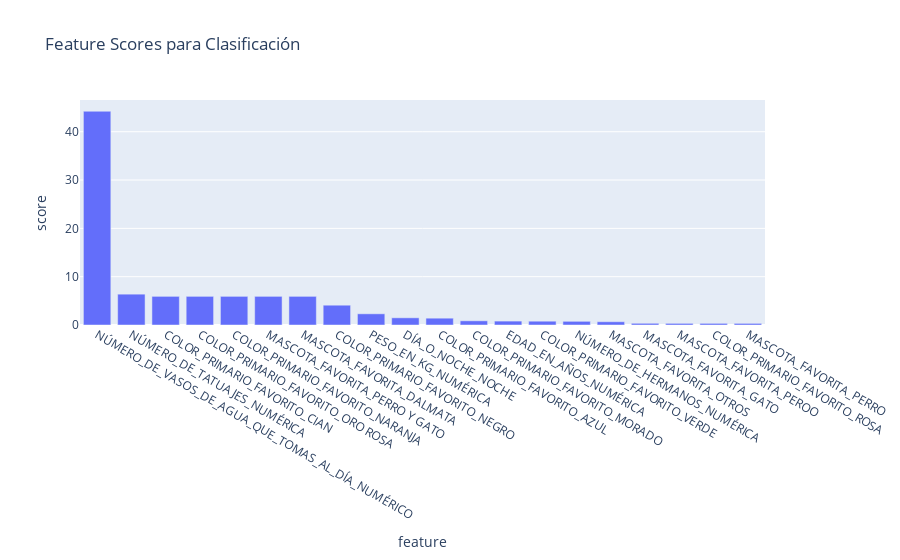

The code cell stored with this chart in its notebook:
### Code cell
# Visualizar scores de features
fig = px.bar(
    df_scores_class.reset_index().head(20).rename(columns={"index": "feature"}), 
    x="feature", 
    y="score", 
    title="Feature Scores para Clasificación"
)
fig.update_layout(xaxis={'categoryorder':'total descending'})
fig.show()

### Figure 1 — Plotly figure (JSON) as saved in the notebook; plotly's stock layout.template omitted (floating-point values rounded to 4 significant figures)
{"data": [{"hovertemplate": "feature=%{x}<br>score=%{y}<extra></extra>", "legendgroup": "", "marker": {"color": "#636efa", "pattern": {"shape": ""}}, "name": "", "orientation": "v", "showlegend": false, "textposition": "auto", "type": "bar", "x": ["NÚMERO_DE_VASOS_DE_AGUA_QUE_TOMAS_AL_DÍA_NUMÉRICO", "NÚMERO_DE_TATUAJES_NUMÉRICA", "COLOR_PRIMARIO_FAVORITO_CIAN", "COLOR_PRIMARIO_FAVORITO_ORO ROSA", "COLOR_PRIMARIO_FAVORITO_NARANJA", "MASCOTA_FAVORITA_PERRO Y GATO", "MASCOTA_FAVORITA_DALMATA", "COLOR_PRIMARIO_FAVORITO_NEGRO", "PESO_EN_KG_NUMÉRICA", "DÍA_O_NOCHE_NOCHE", "COLOR_PRIMARIO_FAVORITO_AZUL", "COLOR_PRIMARIO_FAVORITO_MORADO", "EDAD_EN_AÑOS_NUMÉRICA", "COLOR_PRIMARIO_FAVORITO_VERDE", "NÚMERO_DE_HERMANOS_NUMÉRICA", "MASCOTA_FAVORITA_OTROS", "MASCOTA_FAVORITA_GATO", "MASCOTA_FAVORITA_PEROO", "COLOR_PRIMARIO_FAVORITO_ROSA", "MASCOTA_FAVORITA_PERRO"], "xaxis": "x", "y": [44.24, 6.384, 5.929, 5.929, 5.929, 5.929, 5.929, 4.097, 2.316, 1.488, 1.412, 0.8678, 0.8079, 0.7865, 0.7617, 0.6747, 0.3528, 0.3373, 0.3373, 0.3325], "yaxis": "y"}], "layout": {"barmode": "relative", "legend": {"tracegroupgap": 0}, "title": {"text": "Feature Scores para Clasificación"}, "xaxis": {"anchor": "y", "categoryorder": "total descending", "domain": [0, 1], "title": {"text": "feature"}}, "yaxis": {"anchor": "x", "domain": [0, 1], "title": {"text": "score"}}}}
